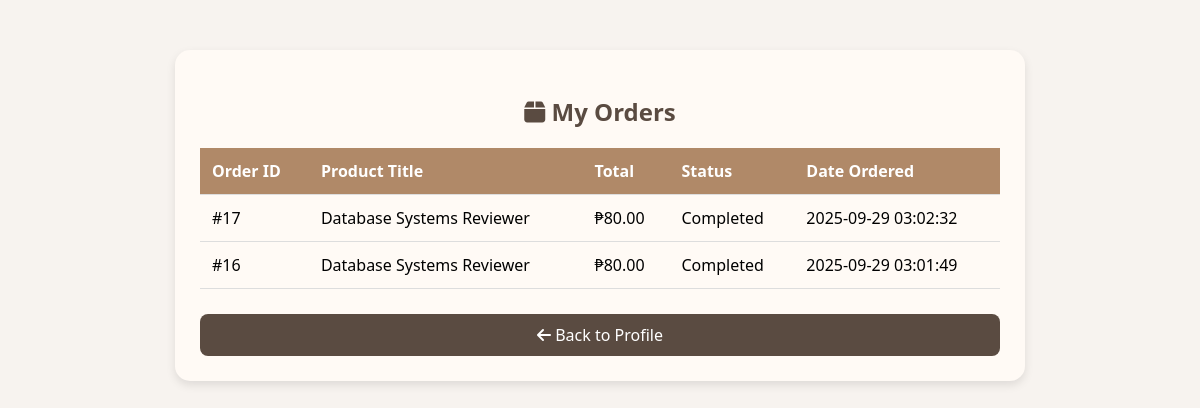
/my_orders.php (signed in), run on the app's committed database.
### tables this page shows
CREATE TABLE `orders` (
  `id` int(11) NOT NULL,
  `user_id` int(11) DEFAULT NULL,
  `product_id` int(11) DEFAULT NULL,
  `status` varchar(50) DEFAULT NULL,
  `created_at` timestamp NULL DEFAULT current_timestamp(),
  `quantity` int(11) DEFAULT 1,
  `total_amount` decimal(10,2) DEFAULT NULL,
  `payment_method` varchar(50) DEFAULT NULL,
  `payment_status` varchar(20) DEFAULT 'Pending',
  `gcash_number` varchar(20) DEFAULT NULL,
  `seller_id` int(11) DEFAULT NULL,
  `platform_commission` decimal(10,2) DEFAULT NULL,
  `seller_earnings` decimal(10,2) DEFAULT NULL,
  `order_ref` varchar(100) DEFAULT NULL
);

CREATE TABLE `products` (
  `id` int(11) NOT NULL,
  `title` varchar(100) DEFAULT NULL,
  `description` text DEFAULT NULL,
  `price` decimal(10,2) DEFAULT NULL,
  `seller_email` varchar(255) NOT NULL,
  `course` varchar(100) NOT NULL,
  `file_path` varchar(255) DEFAULT NULL,
  `note_link` varchar(500) DEFAULT NULL,
  `status` varchar(20) DEFAULT 'pending'
);

### my_orders.php (the view, shortened to what this page needs)
<?php
include("config.php");
$email = is_array($_SESSION['user']) ? $_SESSION['user']['email'] : $_SESSION['user'];
$query = mysqli_query($conn, "SELECT id FROM users WHERE email='$email' LIMIT 1");
$userData = mysqli_fetch_assoc($query);
$user_id = $userData['id'] ?? null;
$orders = mysqli_query($conn, "
   SELECT o.*, p.title AS product_title, p.price AS product_price
   FROM orders o
   LEFT JOIN products p ON o.product_id = p.id
   WHERE o.user_id='$user_id'
   ORDER BY o.created_at DESC
");
?>
<!DOCTYPE html>
<html lang="en">
<head>
   <link rel="stylesheet" href="https://cdnjs.cloudflare.com/ajax/libs/font-awesome/6.4.0/css/all.min.css">
</head>
<body>
   <div class="container">
      <h2><i class="fa-solid fa-box"></i> My Orders</h2>
      <?php if (mysqli_num_rows($orders) > 0): ?>
         <table>
            <tr>
               <th>Order ID</th>
               <th>Product Title</th>
               <th>Total</th>
               <th>Status</th>
               <th>Date Ordered</th>
            </tr>
            <?php while ($order = mysqli_fetch_assoc($orders)): ?>
               <tr>
                  <td>#<?= htmlspecialchars($order['id']); ?></td>
                  <td><?= htmlspecialchars($order['product_title'] ?? 'Unknown Product'); ?></td>
                  <td>₱<?= number_format($order['total_amount'], 2); ?></td>
                  <td><?= htmlspecialchars($order['status']); ?></td>
                  <td><?= htmlspecialchars($order['created_at']); ?></td>
               </tr>
            <?php endwhile; ?>
         </table>
      <?php else: ?>
         <p class="empty">You have no orders yet.</p>
      <?php endif; ?>
      <a href="profile.php" class="back-btn"><i class="fa-solid fa-arrow-left"></i> Back to Profile</a>
   </div>
</body>
</html>

### my_orders.php (style rules this page uses)
body { font-family: 'Segoe UI', Arial, sans-serif; background: #f7f3ef; margin: 0; padding: 0; }
.container { max-width: 800px; margin: 50px auto; background: #fffaf5; padding: 25px; border-radius: 15px; box-shadow: 0 4px 10px rgba(0, 0, 0, 0.1); }
h2 { color: #5a4b41; text-align: center; margin-bottom: 20px; }
table { width: 100%; border-collapse: collapse; margin-top: 15px; }
th, td { padding: 12px; text-align: left; border-bottom: 1px solid #ddd; }
th { background: #b08968; color: white; }
.back-btn { display: block; text-align: center; margin-top: 25px; background: #5a4b41; color: white; padding: 10px; border-radius: 8px; text-decoration: none; transition: background 0.2s; }

### data on the page
orders: id "17", product.title "Database Systems Reviewer", total_amount "80.00", status "Completed", created_at "2025-09-29 03:02:32"
orders: id "16", product.title "Database Systems Reviewer", total_amount "80.00", status "Completed", created_at "2025-09-29 03:01:49"
